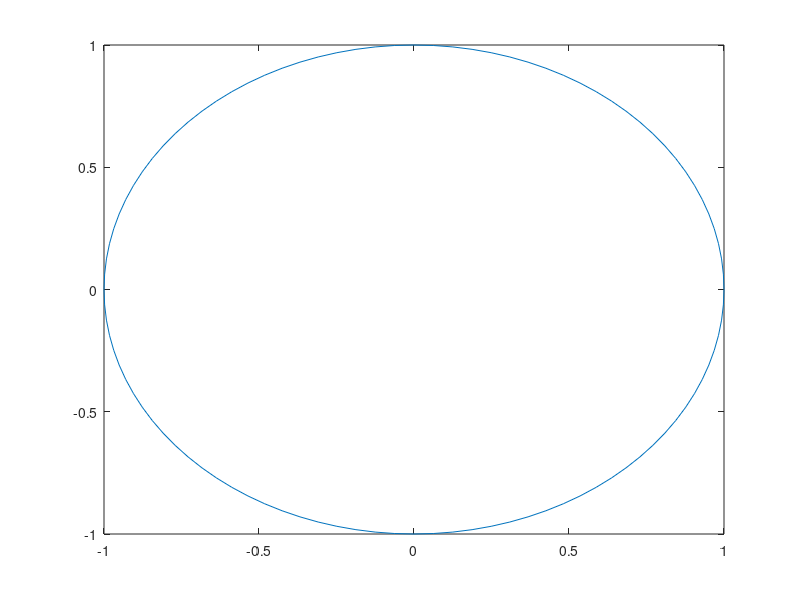
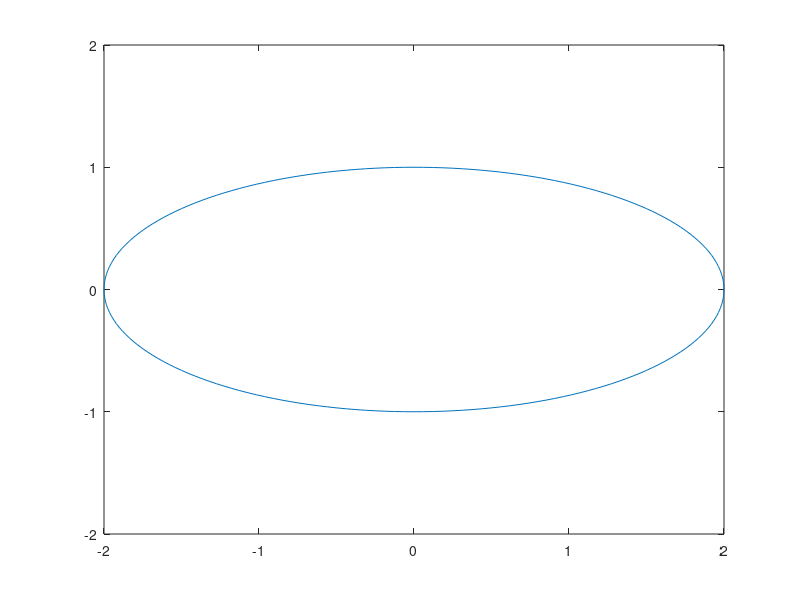
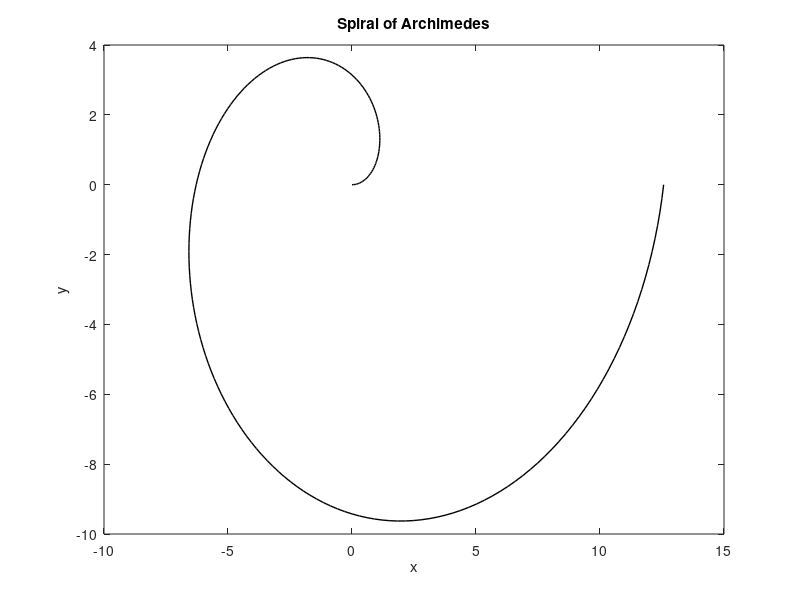

MATLAB code for these plots, in order:
%% circle
theta = 0:pi/50:2*pi;
r = 1
x = r*sin(theta)
y = r*cos(theta)
figure(1)
plot(x,y)

%%  ellipse
a = 2
b = 1
t = 0:pi/100:2*pi
x = a.*cos(t)
y = b.*sin(t)
figure(2)
plot(x,y)
xlim([-2,2])
ylim([-2,2])

%% three leavened rose
a = 2
t = 0:pi/100:2*pi
r = a*t
x = r.*cos(t)
y = r.*sin(t)
figure(3)
plot(x,y,'k','LineWidth',1); xlabel('x'); ylabel('y');
title("Spiral of Archimedes")